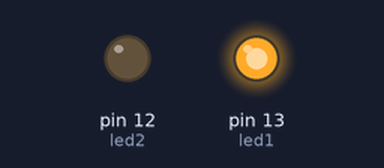
Recording of a sketch running on a simulated Arduino Uno, built with avr-gcc and run on an emulated ATmega328P. Parts: output pins drawn as LEDs (lit = HIGH).

Above: at 0.5 s.
At 2.5 s:
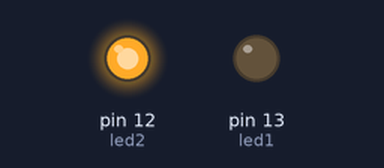
At 3.5 s:
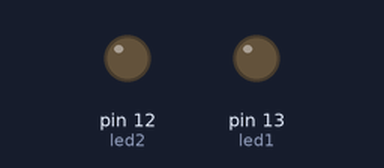
Timing chart, 0 to 5.2 s (numbered marks = the images above):
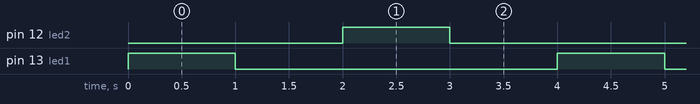

Measured:
- by itself, pin 12 (led2), pin 13 (led1): alternates HIGH for 1.0 s and LOW for 3.0 s
- by itself, everything shown: repeats every 4.0 s, in 4 steps

The sketch:

Ambulance_Lights.ino
```cpp
// C++ code
//
int led1 = 13;
int led2 = 12;
void setup()
{
  pinMode(led1, OUTPUT);
  pinMode(led2, OUTPUT);
}

void loop()
{
  digitalWrite(led1, HIGH);
  delay(1000); // Wait for 1000 millisecond(s)
  digitalWrite(led1, LOW);
  delay(1000); // Wait for 1000 millisecond(s)
  digitalWrite(led2, HIGH);
  delay(1000); // Wait for 1000 millisecond(s)
  digitalWrite(led2, LOW);
  delay(1000); // Wait for 1000 millisecond(s)
}
```
